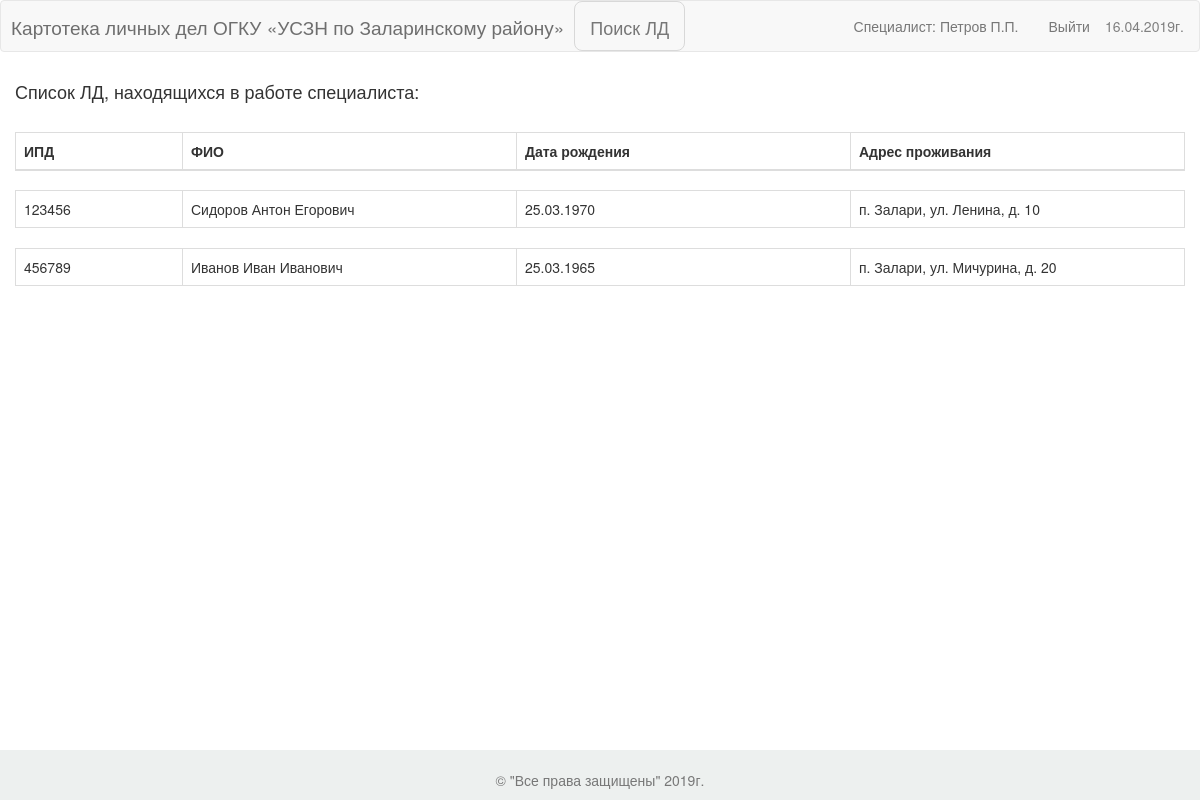
The page /injob (signed in) on the database as committed earlier.
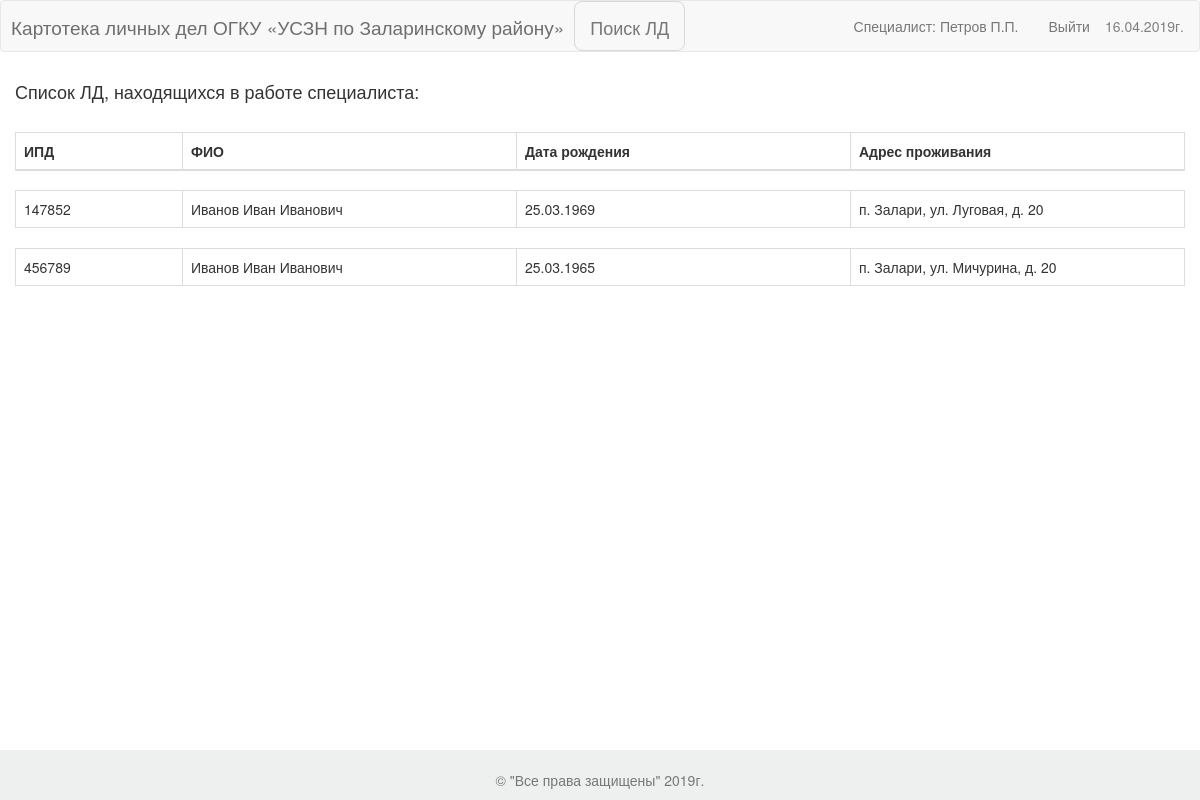
The same page on the database as committed later.
### users/models.py (models this page shows, shortened)
class UsersProfile(models.Model):
    user = models.OneToOneField(User, null=True, blank=True, help_text='Ссылка на Django-аккаунт')
    fio = models.CharField(max_length=255, help_text='ФИО')
    def get_fio(self, dots=True):
        fio = self.fio.replace("  ", " ").strip()
        fio_split = fio.split(" ")
        if len(fio_split) == 0:
            fio_split.append("")
        if len(fio_split) == 1:
            fio_split.append("")
        if len(fio_split) == 2:
            fio_split.append("")
        if dots:
            return fio_split[0] + " " + fio_split[1][0] + "." + fio_split[2][0] + "."
        return fio_split[0] + " " + fio_split[1][0] + fio_split[2][0]

### main/models.py (models this page shows, shortened)
class CardIndex(models.Model):
    ipd = models.IntegerField(verbose_name='Индивидуальное порядковое дело', help_text='ИПД')
    client = models.ForeignKey(Client, verbose_name='Клиент', help_text='Клиент')
    category = models.ForeignKey(Category, verbose_name='Категория клиента', help_text='Категория клиента')
    control = models.ForeignKey(Control, verbose_name='Статус ЛД', help_text='Статус ЛД')
    spec = models.ForeignKey(UsersProfile, default="в архиве", blank=True, null=True,
                             verbose_name='Движение ЛД по специалистам', help_text='Движение ЛД')
    info = models.CharField(max_length=200, blank=True, verbose_name='Движение ЛД по другим УСЗН',
                            help_text='Движение по др. УСЗН.')

class Client(models.Model):
    last_name = models.CharField(max_length=30, help_text='Фамилия') # Фамилия
    first_name = models.CharField(max_length=30, help_text='Имя') # Имя
    middle_name = models.CharField(max_length=30, help_text='Отчество') # Отчество
    bday = models.DateField(auto_now=False, auto_now_add=False, help_text='Дата рождения') # Дата рождения
    address = models.CharField(max_length=100, help_text='Адрес проживания') # Адрес проживания
    def fio(self) -> str:
        return '{} {} {}'.format(self.last_name, self.first_name, self.middle_name)
    def __str__(self):
        return self.fio()

### main/views.py (the view)
# urls.py: url(r'^injob$', views.ldinjob, name='ldinjob'),
@login_required
def ldinjob(request):
    injob = CardIndex.objects.filter(spec=request.user.usersprofile).order_by('ipd')
    return render(request, 'main/injob.html', {'injob': injob})

### main/templates/main/injob.html (shortened to what this page needs)
{% extends "main/base.html" %}
{% block menu %}
    <a class="navbar-brand" href="{% url 'main:main' %}">Поиск ЛД</a>
{% endblock menu %}
{% block content %}
<div class="container-fluid">
    <h4 class='f-h' style="text-align: left;">Список ЛД, находящихся в работе специалиста:</h4><br>
    <div>
        <table class="table table-bordered floatThead ct">
        <thead class="thead-dark">
            <tr>
                <th class="col-xs-1">ИПД</th>
                <th class="col-xs-2">ФИО</th>
                <th class="col-xs-2">Дата рождения</th>
                <th class="col-xs-2">Адрес проживания</th>
            </tr>
        </thead>
        </table>
    </div>
</div>
    {% for ld in injob %}
<div class="container-fluid">
    <div>
        <table class="table table-bordered floatThead ct">
        <tbody>
            <tr>
                <td class="col-xs-1">{{ ld.ipd }}</td>
                <td class="col-xs-2">{{ ld.client }}</td>
                <td class="col-xs-2">{{ ld.client.bday }}</td>
                <td class="col-xs-2">{{ ld.client.address }}</td>
            </tr>
        </tbody>
        </table>
    </div>
</div>
    {% endfor %}
{% endblock content %}

### main/templates/main/base.html (shortened to what this page needs)
{% load bootstrap3 %}
<!DOCTYPE html>
<html lang="en">
<head>
    <link href="/static/css/bootstrap.min.css" rel="stylesheet">
    <link rel="stylesheet" href="/static/css/style.css">
    {% bootstrap_css %}
</head>
<body>
    <nav id="raport" class="navbar navbar-default" role="navigation">
        <div id="logo_name">
            Картотека личных дел ОГКУ &#171;УСЗН по Заларинскому району&#187;
        </div>
        <div id="menu">{% block menu %}{% endblock menu %}</div>
        <div>
            <div class="date">
                {% now "d.m.Yг." %}
            </div>
            <div id="navbar" class="navbar-collapse collapse">
                <ul class="nav navbar-nav navbar-right">
                    {% if user.is_authenticated %}
                    {% for v in request.user.groups.all %}
                        <li><a>{{ v }}: {{ request.user.usersprofile.get_fio }}</a></li>
                    {% endfor %}
                        <li><a href="{% url 'users:logout' %}">Выйти</a></li>
                    {% else %}
                        <li><a href="{% url 'users:login' %}">Войти</a></li>
                    {% endif %}
                </ul>
            </div>
        </div>
    </nav>
    {% block footer %}
        <nav class="navbar navbar-default navbar-fixed-bottom">
                <div align='center'>
                    <footer>
                        <p class="text-muted"><br>&#169 "Все права защищены" {% now "Y" %}г.</p>
                    </footer>
                </div>
        </nav>
    {% endblock footer %}
{% block content %}{% endblock content %}
</body>
</html>

Rows that differ between the two databases and show on the page:
no longer on this page (row edited): CardIndex: ipd "123456", client "Сидоров Антон Егорович", client.bday "25.03.1970", client.address "п. Залари, ул. Ленина, д. 10"
added CardIndex: ipd "147852", client "Иванов Иван Иванович", client.bday "25.03.1969", client.address "п. Залари, ул. Луговая, д. 20"
